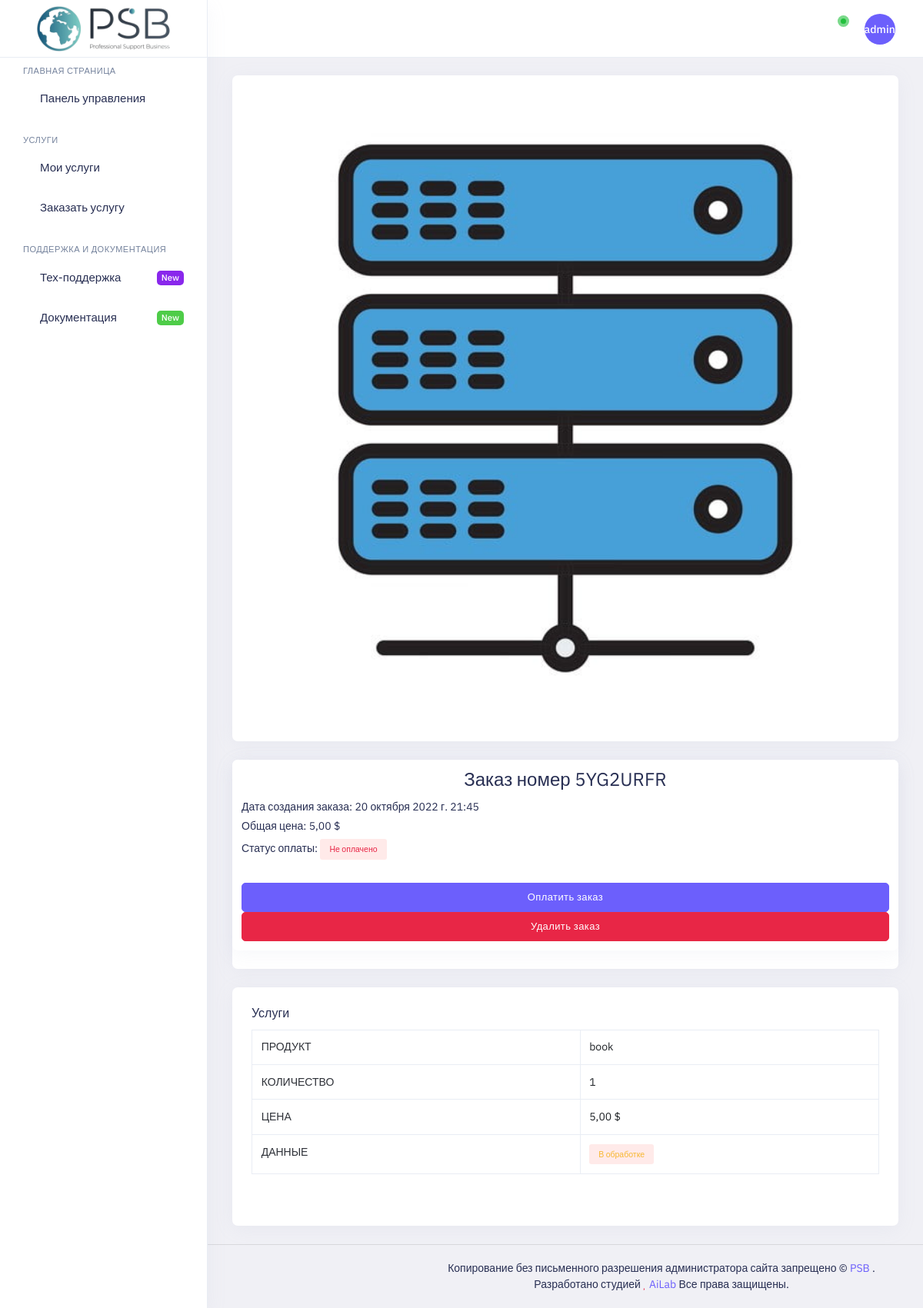
Before: /detail/1 (signed in) with the older database file.
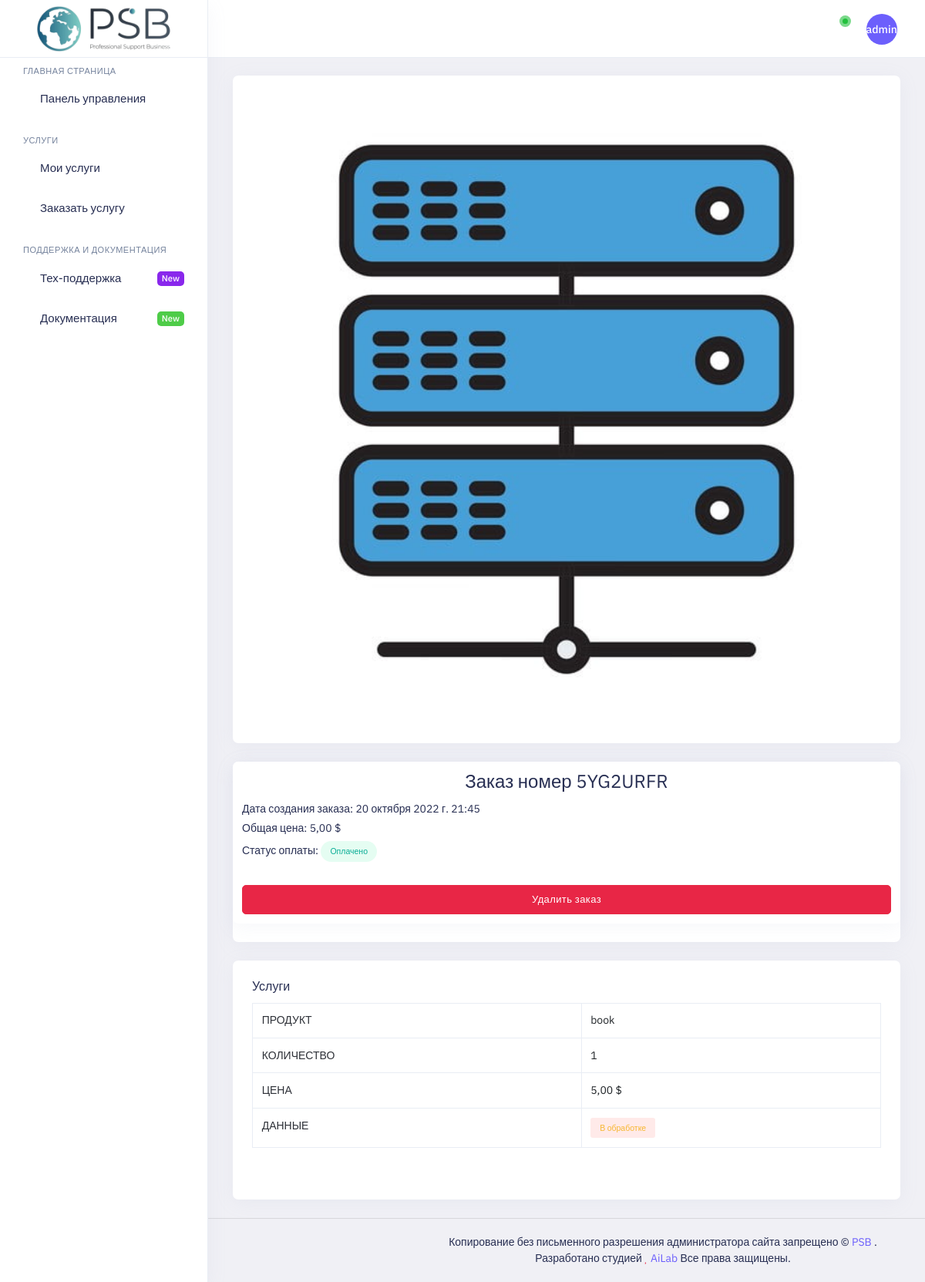
After: the same page with the newer database file.
### shop/views.py (the view)
# urls.py: path('detail/<int:pk>', views.DetailOrder.as_view(), name='detail_order'),
class DetailOrder(LoginRequiredMixin, DetailView):
    login_url = '/accounts/login/'
    model = Order
    context_object_name = 'order'
    template_name = 'pages/orders/detail.html'

### cart/cart.py (called while the page is built)
    def __len__(self):
        return sum(item['quantity'] for item in self.cart.values())

### cart/context_processors.py (called while the page is built)
def cart(request):
    return {'cart': Cart(request)}

### payment/models.py (called while the page is built)
    def get_total_cost(self):
        return sum(item.get_cost() for item in self.items.all())

    def get_cost(self):
        return self.price * self.quantity

### templates/pages/orders/detail.html (shortened to what the changed rows need)
{% extends 'layout/index.html' %}
{% block content %}
    <div class="main-content app-content mt-0">
        <div class="side-app">
            <div class="main-container container-fluid">
                <div class="page-header">
                    <h1 class="page-title">Просмотр активной услуги</h1>
                </div>
                {% if order.email == user.email %}
                <div class="row row-sm">
                    <div class="col-xl-8 col-lg-12 col-md-12">
                        <div class="card custom-card">
                            <div class="card border-bottom-0 p-3">
                                <h3 class="text-center">  Заказ номер {{ order.invoice_id }}</h3>
                                <h6>Дата создания заказа: {{ order.created }}</h6>
                                <h6>Общая цена: {{ order.get_total_cost }} $</h6>
                                <h6>Статус оплаты:
                                {% if order.paid %}
                                    <span
                                        class="badge bg-success-transparent rounded-pill text-success p-2 px-3">Оплачено</span>
                                </h6><br>
                                {% else %}
                                   <span
                                        class="badge bg-danger-transparent rounded-roll text-danger p-2 px-3">Не оплачено</span>
                                </h6><br>
                                <a class="btn btn-primary" href="https://pay.cryptocloud.plus/{{ order.invoice_id }}">Оплатить заказ</a>
                                {% endif %}
                                <a class="btn btn-danger" href="/payments/delete?invoice_id={{ order.invoice_id }}">Удалить заказ</a>
                            </div>
                        </div>
                    </div>
                    <div class="col-xl-4 col-lg-12 col-md-12">
                        <div class="card custom-card">
                            <div class="card-body">
                                {% for item in order.items.all %}
                                <div class="">
                                    <div class="row">
                                        <div class="col-xl-12">
                                            <div class="table-responsive">
                                                <table class="table mb-0 table-bordered text-nowrap">
                                                    <tbody>
                                                    <tr>
                                                        <th>Продукт</th>
                                                    </tr>
                                                    <tr>
                                                        <th>Количество</th>
                                                    </tr>
                                                    <tr>
                                                        <th>Цена</th>
                                                    </tr>
                                                    <tr>
                                                        <th>Данные</th>
                                                    </tr>
                                                    </tbody>
                                                </table>
                                            </div>
                                        </div>
                                    </div>
                                </div>
                                <br><br>
                                {% endfor %}
                            </div>
                        </div>
            </div>
        </div>
    </div>
    {% else %}
    <h2 class="text-center">У вас нет данного заказа</h2>
    {% endif %}
{% endblock %}

Changed rows visible on the page:
changed Order "5YG2URFR": paid False → True (drawn)
Other visible differences:
text no longer shown: "Не оплачено Оплатить заказ"
text now shown: "Оплачено"
